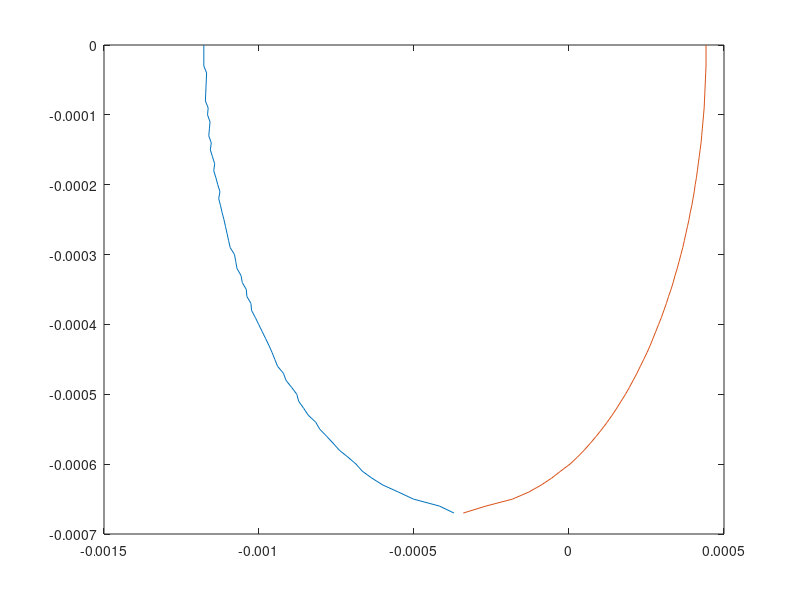

Write the MATLAB code that produced this figure.
%Weld resolidification path

% MATERIAL properties 
Ta=293; Tm = 1730; K=24; kappa=7.6*10^(-6); A=0.1;
fprintf(1,'NEW RUN!!\n');

%PARAMETERS
v=1/60; PL = 200;

dx=1e-5; dy=1e-5; dxf=1e-6; % resolution

xr=0; xf=0; yi=0; xs=0; ymax=5e-3; %if exceeding the border, increase calculation domain ymax

%routine for plotting the xy-pool shape
i=1; nofront = 0; y = 0.0; up = 1; upold = 1;
while ((y < ymax) && (nofront == 0))
    %shape of melt pool in front of laser/keyhole
    T = Tm*2; x0 = dxf; x = x0; j=1; T0 = Tm*3; nofront = 0; 
    while ( (((T0>Tm)&(T>Tm)) | ((T0<Tm)&(T<Tm))) && ((j < 5) | (nofront == 0)))
    
        r=sqrt(x^2+y^2);
        Told = T; xold = x; 
        T=Ta+2*A*PL/K/r*exp(-v*(x+r)/2/kappa);

        if (j==1) T0=T; end; 
        if (T0>Tm) x=x+dxf; else x = x-dxf; end; if (j==1) x = x-2*x0; end;
        if (((T-Told)*(x-xold)) > 0) nofront = 1; else nofront = 0; end;
%    if (T0<Tm) fprintf(1,'*z/x %4.2f/%4.3f   T %4.0f\n',y*1e3,x*1e3,T); end;
        j = j+1;
    end
    fprintf(1,'y/x %4.2f/%4.2f   T %4.0f   %d\n',y*1e3,x*1e3,T,nofront); 
    xf(i)=x;

%  shape of melt pool behind laser/keyhole = resolidification front
    T = Tm*2; Tnew=2; Told=1;
    x=x-dx;
    while ((T>Tm)|(Tnew>Told))
        r=sqrt(x^2+y^2);
        T=Ta+2*A*PL/K/r*exp(-v*(x+r)/2/kappa);
        Told=Tnew; Tnew=T;
        x=x-dx;
    end


    xr(i)=x;
%    fprintf(1,'%3.0d %3.0d  y/x %4.2f/%4.2f   T %4.0f      xf %4.2f  xr %4.2f    dTxy %4.3f %4.3f\n',i,j,y*1e3,x*1e3,T,xf(i),xr(i),dTx,dTy); 
    yi(i)=-y;
    i=i+1; y = y+dy;
end

hold off; 
plot(xr,yi,xf,yi); 
hold all;